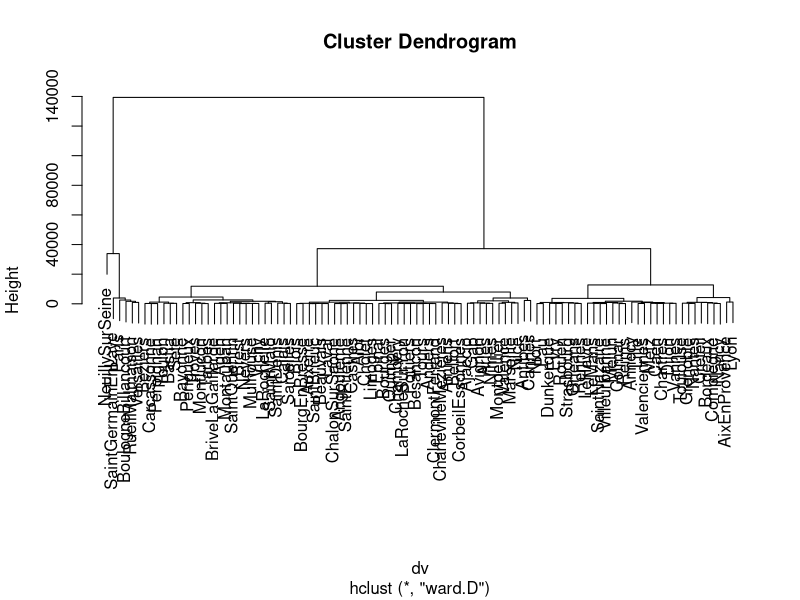
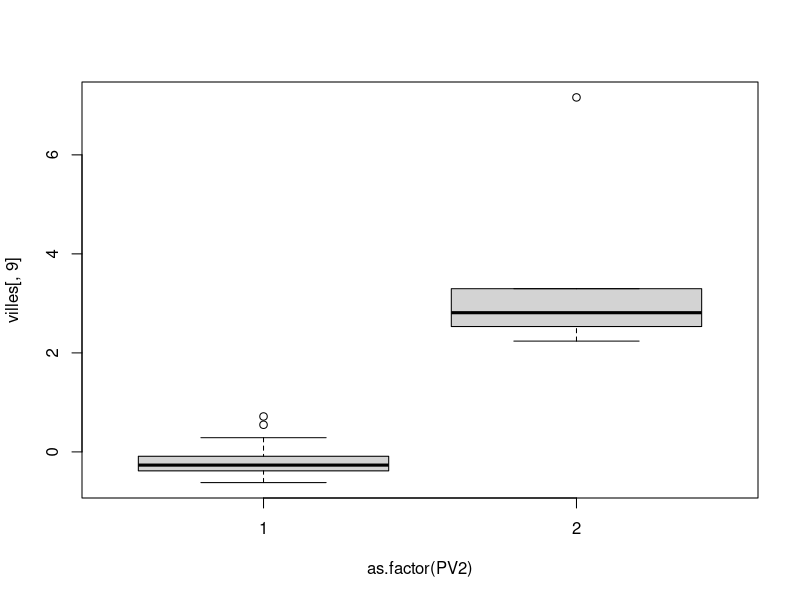
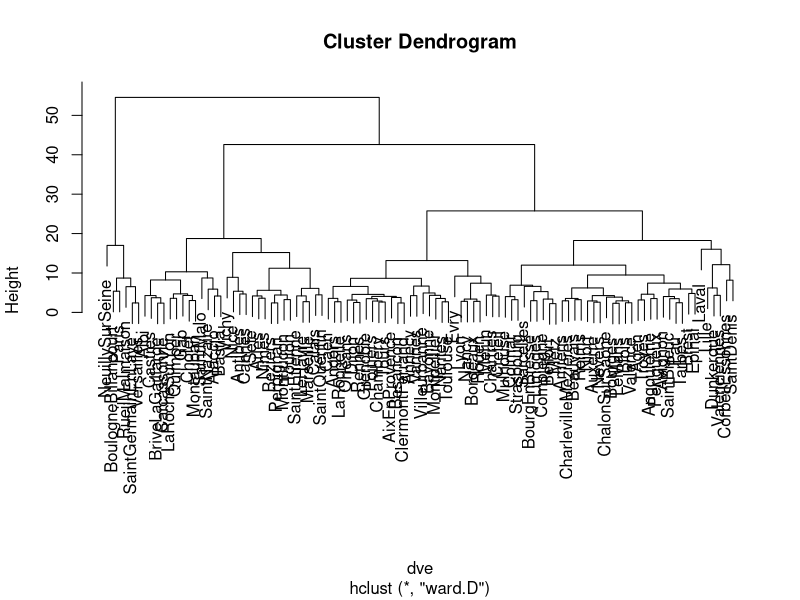
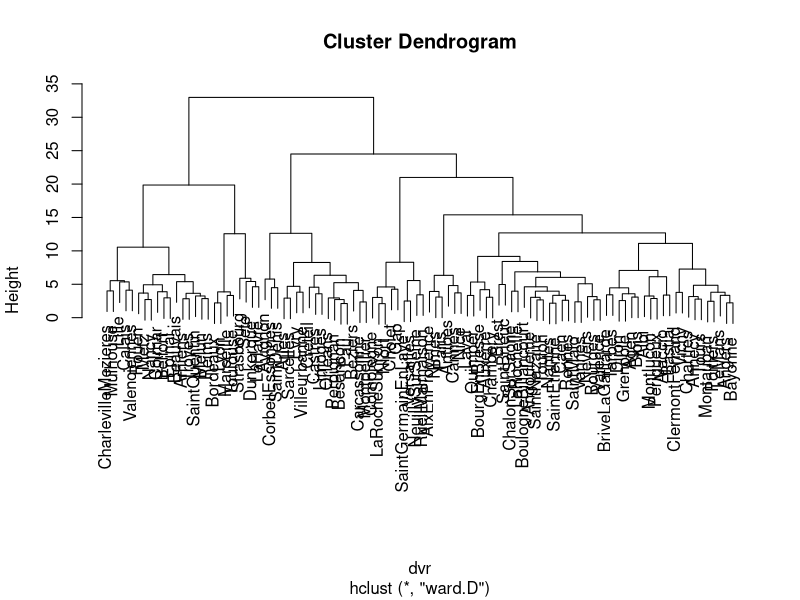
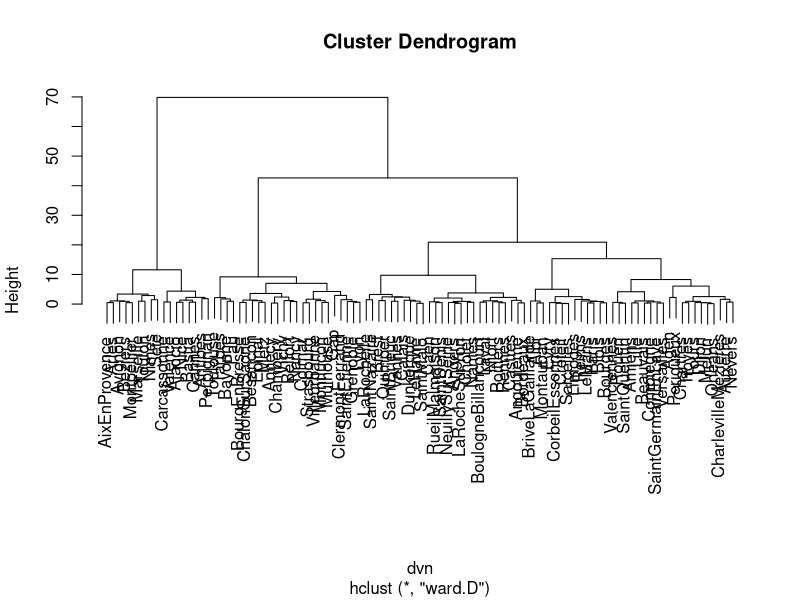
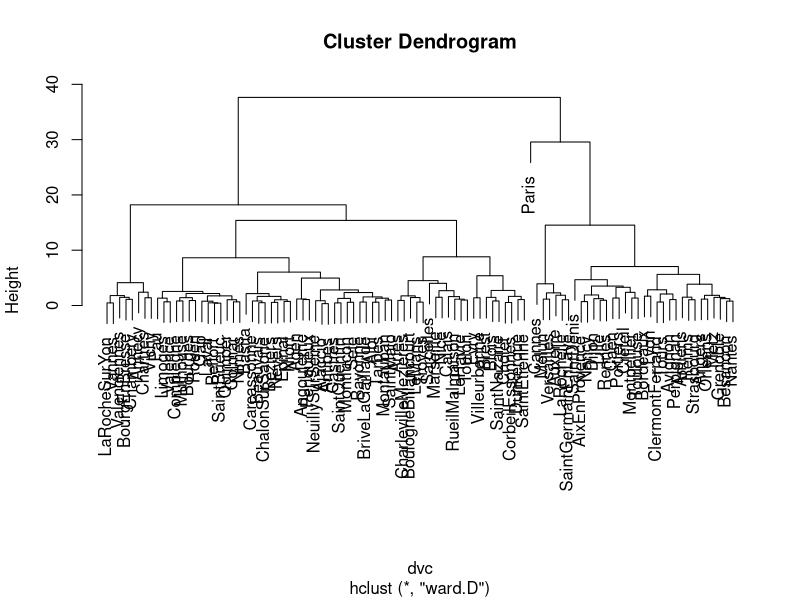

R code for these plots, in order:
## ---- chunk 1
knitr::opts_chunk$set(echo = TRUE)
## ---- chunk 2
library(readr)
#villes <- read_delim("villes.csv", delim = "\t", 
#    escape_double = FALSE, trim_ws = TRUE)
#villes
data<-read.table('./villes.csv',header=TRUE,fill=TRUE)
data
rname<-data[,1]
rname
Villes=data[2:55]
row.names(Villes)<-rname
Villes
n=nrow(data)
villes=scale(Villes)*sqrt(n/(n-1))
villes
dv=dist(Villes, method="euclidean") #création de la matrice des distances euclidiennes:
#print(dv)
CAHV = hclust(d=dv, method = "ward.D") # CAH avec Ward 
plot(CAHV) #Dendrogramme de la hiérarchie indicée
#Coupure de l'arbre et fabrication de la variable de classe correspondant à la partition obtenue, par exemple k=2 classes:
PV2 = cutree(tree = CAHV, k=2)
PV2
# Calcul du R2 des variables avec la variable de classe. On va stocker tous les R2 dans un seul vecteur: R2.
R2_PV2 = cbind(rep(0 , ncol(villes)))
#Puis, on calcule les R2 de toutes les variables avec la variable de classe et on met les résultats dans R2:
for (i in cbind(1:ncol(villes))) {
  R2_PV2[i] = summary(lm(villes[,i]~as.factor(PV2)))$r.squared}
#On peut réassigner les noms des variables aux éléments de ce vecteur
row.names(R2_PV2) = colnames(Villes)
R2_PV2
R2G_PV2 = mean(R2_PV2)
R2G_PV2
boxplot(villes[,9]~as.factor(PV2)) 
#Transformation d'une variable qualitative en matrice d'indicatrices
IC2Vil = data.frame(model.matrix(~as.factor(PV2)-1))
print(IC2Vil)
#Calcul matriciel des centres de gravité de classes de la CAH:
mIC2Vil = as.matrix(IC2Vil)
mVil = as.matrix(villes)
CentresC2 = solve(t(mIC2Vil) %*% mIC2Vil)  %*%  t(mIC2Vil)%*% mVil
#K-means à partir de ces centres initiaux
KMV2 = kmeans(villes, CentresC2)
#La variable de classe ainsi produite est dans
KMV2$cluster
## ---- chunk 3
Economie=as.data.frame(villes[,c(1:9,26:34,48:54)])
Risques=as.data.frame(villes[,10:25])
Nature=as.data.frame(villes[,35:40])
Culture=as.data.frame(villes[,41:47])

## ---- chunk 4
#Economie :
dve=dist(Economie, method="euclidean") #création de la matrice des distances euclidiennes
CAHVE = hclust(d=dve, method = "ward.D")
plot(CAHVE)
PV2E = cutree(tree = CAHVE, k=3)
IC2ec = data.frame(model.matrix(~as.factor(PV2E)-1))
colnames(IC2ec)<-c("Classe 1 Eco","Classe 2 Eco","Classe 3 Eco")
mIC2ec = as.matrix(IC2ec)
mIC2ec
mec = as.matrix(Economie)
CentresC2E = solve(t(mIC2ec) %*% mIC2ec)  %*%  t(mIC2ec)%*% mec
KMV2E = kmeans(Economie, CentresC2E)
KMV2E_DF<-as.data.frame(KMV2E$cluster)
KMV2E_DF
R2_PV2E = cbind(rep(0 , ncol(villes)))
#Puis, on calcule les R2 de toutes les variables avec la variable de classe et on met les résultats dans R2:
for (i in cbind(1:ncol(villes))) {
  R2_PV2E[i] = summary(lm(villes[,i]~as.factor(PV2E)))$r.squared}
#On peut réassigner les noms des variables aux éléments de ce vecteur
row.names(R2_PV2E) = colnames(Villes)
which.max(R2_PV2E)
R2_PV2E
R2G_PV2E = mean(R2_PV2E)
R2G_PV2E

## ---- chunk 5
#Risques :
dvr=dist(Risques, method="euclidean") #création de la matrice des distances euclidiennes
CAHVR = hclust(d=dvr, method = "ward.D")
plot(CAHVR)
PV2R = cutree(tree = CAHVR, k=2)
IC2ris = data.frame(model.matrix(~as.factor(PV2R)-1))
colnames(IC2ris)<-c("Classe 1 Risque","Classe 2 Risque")
mIC2ris = as.matrix(IC2ris)
mris = as.matrix(Risques)
CentresC2R = solve(t(mIC2ris) %*% mIC2ris)  %*%  t(mIC2ris)%*% mris
KMV2R = kmeans(Risques, CentresC2R)
KMV2R_DF<-as.data.frame(KMV2R$cluster)
KMV2R_DF
R2_PV2R = cbind(rep(0 , ncol(villes)))
#Puis, on calcule les R2 de toutes les variables avec la variable de classe et on met les résultats dans R2:
for (i in cbind(1:ncol(villes))) {
  R2_PV2R[i] = summary(lm(villes[,i]~as.factor(PV2R)))$r.squared}
#On peut réassigner les noms des variables aux éléments de ce vecteur
row.names(R2_PV2R) = colnames(Villes)
R2_PV2R
R2G_PV2R = mean(R2_PV2R)
R2G_PV2R

## ---- chunk 6
#Nature :
dvn=dist(Nature, method="euclidean") #création de la matrice des distances euclidiennes
CAHVN = hclust(d=dvn, method = "ward.D")
plot(CAHVN)
PV2N = cutree(tree = CAHVN, k=2)
IC2nat = data.frame(model.matrix(~as.factor(PV2N)-1))
colnames(IC2nat)<-c("Classe 1 Nat","Classe 2 Nat")
mIC2nat = as.matrix(IC2nat)
mnat = as.matrix(Nature)
CentresC2N = solve(t(mIC2nat) %*% mIC2nat)  %*%  t(mIC2nat)%*% mnat
KMV2N = kmeans(Nature, CentresC2N)
KMV2N_DF<-as.data.frame(KMV2N$cluster)
KMV2N_DF
R2_PV2N = cbind(rep(0 , ncol(villes)))
#Puis, on calcule les R2 de toutes les variables avec la variable de classe et on met les résultats dans R2:
for (i in cbind(1:ncol(villes))) {
  R2_PV2N[i] = summary(lm(villes[,i]~as.factor(PV2N)))$r.squared}
#On peut réassigner les noms des variables aux éléments de ce vecteur
row.names(R2_PV2N) = colnames(Villes)
R2_PV2N
which.max(R2_PV2N)
R2G_PV2N = mean(R2_PV2N)
R2G_PV2N

## ---- chunk 7
#Culture :
dvc=dist(Culture, method="euclidean") #création de la matrice des distances euclidiennes
CAHVC = hclust(d=dvc, method = "ward.D")
plot(CAHVC)
PV2C = cutree(tree = CAHVC, k=2)
IC2cul = data.frame(model.matrix(~as.factor(PV2C)-1))
colnames(IC2cul)<-c("Classe 1 Cult","Classe 2 Cult")
mIC2cul = as.matrix(IC2cul)
mcul = as.matrix(Culture)
CentresC2C = solve(t(mIC2cul) %*% mIC2cul)  %*%  t(mIC2cul)%*% mcul
KMV2C = kmeans(Culture, CentresC2C)
KMV2C_DF<-as.data.frame(KMV2C$cluster)
KMV2C_DF
R2_PV2C = cbind(rep(0 , ncol(villes)))
#Puis, on calcule les R2 de toutes les variables avec la variable de classe et on met les résultats dans R2:
for (i in cbind(1:ncol(villes))) {
  R2_PV2C[i] = summary(lm(villes[,i]~as.factor(PV2C)))$r.squared}
#On peut réassigner les noms des variables aux éléments de ce vecteur
row.names(R2_PV2C) = colnames(Villes)
R2_PV2C
which.max(R2_PV2C)
R2G_PV2C = mean(R2_PV2C)
R2G_PV2C
## ---- chunk 8
mIC2ec
mIC2ris
mIC2nat
mIC2cul
mIC2<-cbind(mIC2ec,mIC2ris,mIC2nat,mIC2cul)#matrice d'indicatrices des classes
row.names(mIC2)<-row.names(Villes)
mIC2[50,]
mIC2DF<-as.data.frame(mIC2)
mIC2DF
write_delim(mIC2DF,"./dfindic.txt",col_names = TRUE) 
## ---- chunk 9
KMV2E$cluster
KMV2E_DF
KMV2R$cluster
KMV2N$cluster
KMV2C$cluster
KMV2TOT<-cbind(KMV2E$cluster,KMV2R$cluster,KMV2N$cluster,KMV2C$cluster)
KMV2TOT[,2]<-KMV2TOT[,2]+3
KMV2TOT[,3]<-KMV2TOT[,3]+5
KMV2TOT[,4]<-KMV2TOT[,4]+7
KMV2TOT
nbmod<-4*rep(1,100)
KMV2TOT<-cbind(nbmod,KMV2TOT)
KMV2TOT
KMV2TOT_DF<-as.data.frame(KMV2TOT)
KMV2TOT_DF
write_delim(KMV2TOT_DF,"./dfindic.txt",col_names=FALSE)#pour exporter le fichier txt à mettre dans Galicia
